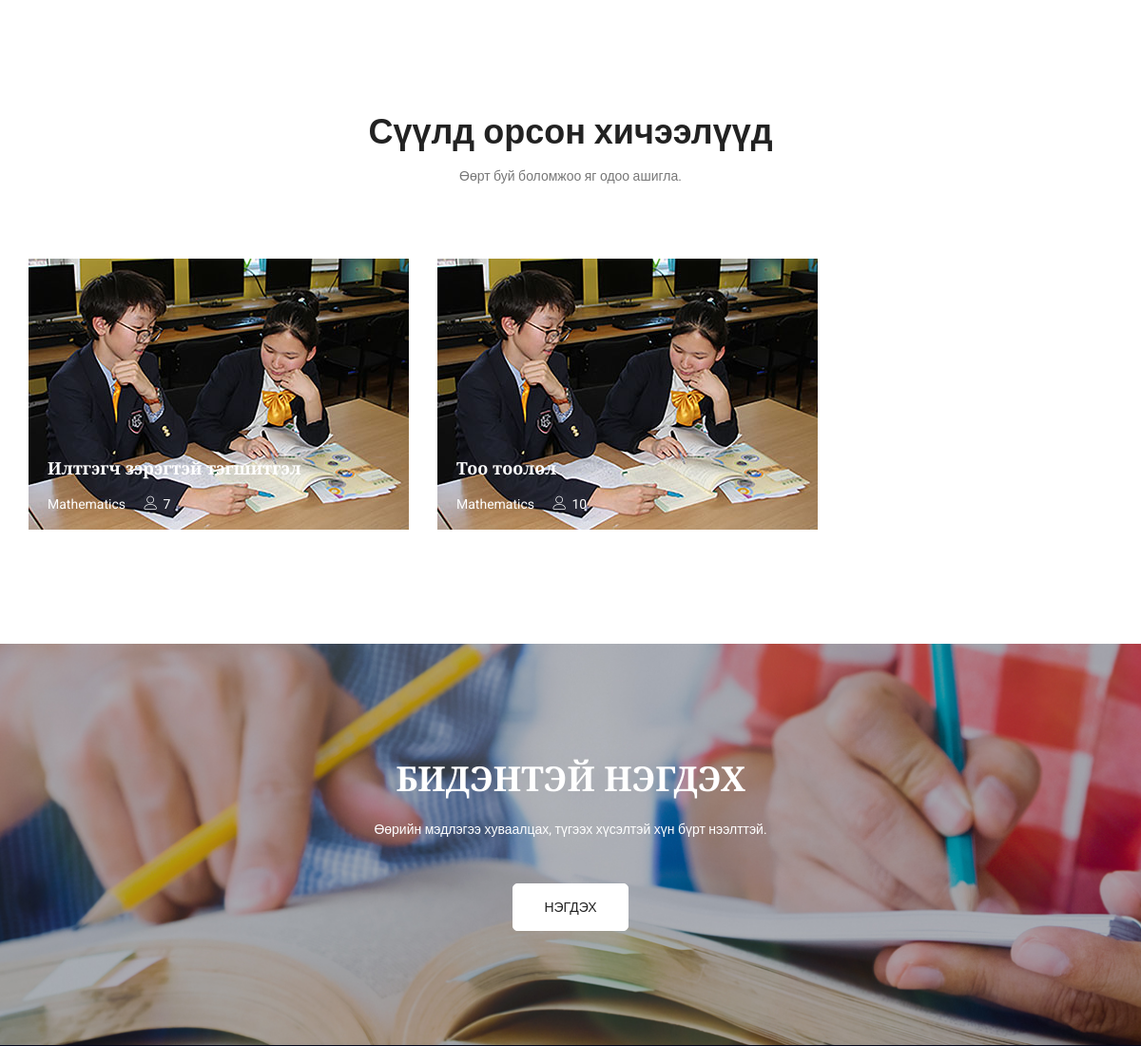
The app's page / (middle part), older data.
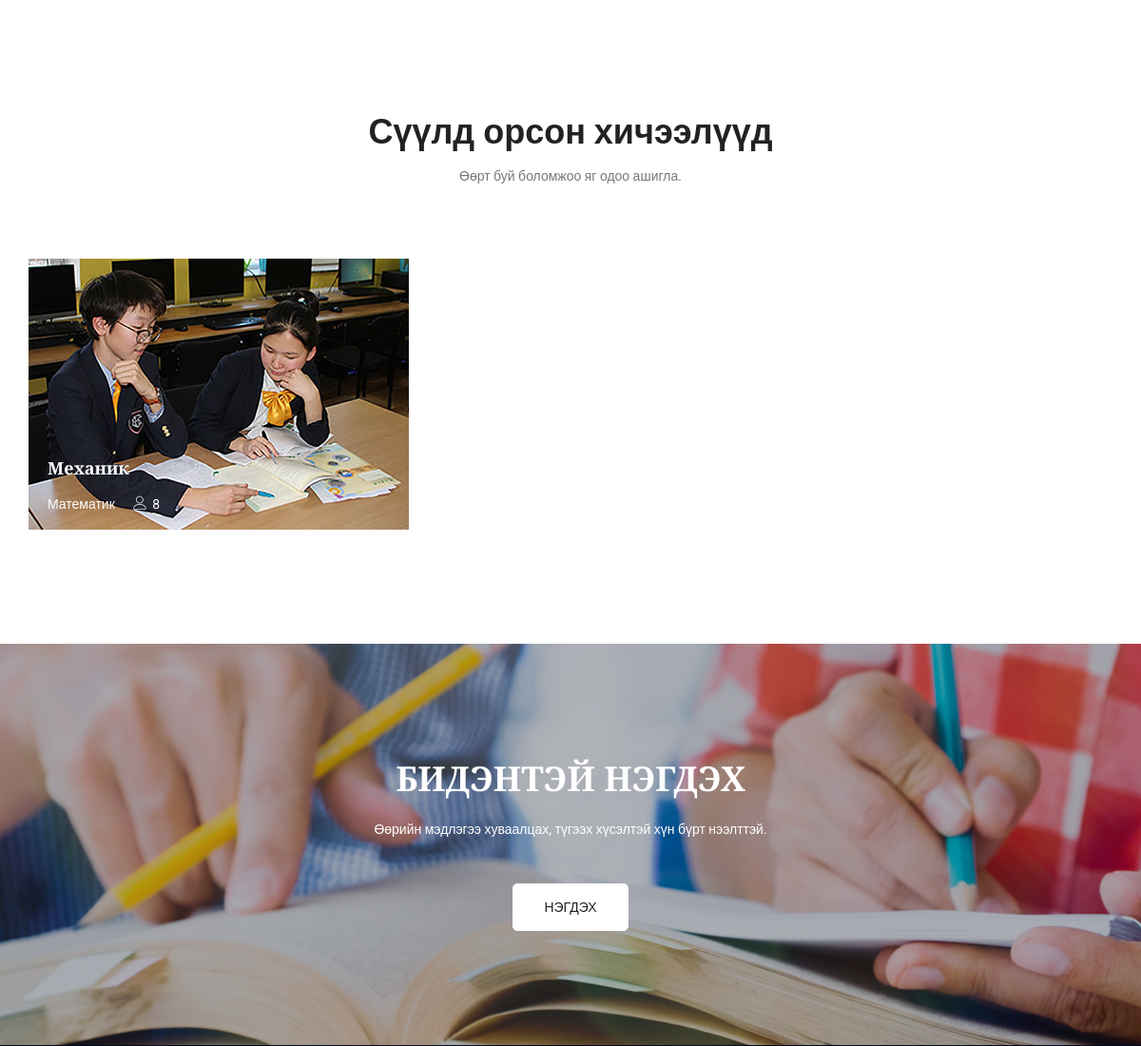
The same page, newer data.
### lesson/models.py (models this page shows, shortened)
class TimeStampedModel(models.Model):
    created_at = models.DateTimeField(auto_now_add=True, null=True)
    modified_at = models.DateTimeField(auto_now=True, null=True)
    active = models.BooleanField(u"Төлөв", default=True)
    class Meta:
        abstract = True

class Article(TimeStampedModel):
    title = models.CharField(u'Гарчиг', max_length=50)
    slug = models.SlugField(u"Хаяг", null=True, unique=True,
                            blank=True, allow_unicode=True)
    class_number = models.IntegerField(verbose_name='Анги', null=True)
    body = models.TextField(u'Хичээлийн текст', blank=True, null=True)
    cover = ImageField(u"Зураг", upload_to=cover_upload, null=True)
    subject = models.ForeignKey(Subject, on_delete=models.CASCADE, related_name='Subject')
    class Meta:
        verbose_name = u"Нийтлэл"
        verbose_name_plural = u"Нийтлэлүүд"
    def get_absolute_url(self):
        return reverse("lesson:articleDetails", kwargs={'slug': self.slug})

class Subject(TimeStampedModel):
    name = models.CharField(u'Хичээлийн нэр', max_length=50)
    slug = models.SlugField(u"Хаяг", null=True, unique=True,
                            blank=True, allow_unicode=True)
    description = models.TextField(u"Тайлбар", null=True, blank=True)
    class Meta:
        verbose_name = u"Хичээл"
        verbose_name_plural = u"Хичээлүүд"
    def __str__(self):
        return self.name
    def get_absolute_url(self):
        return reverse("lesson:subjectDetail", kwargs={'slug': self.slug})

### lesson/views.py (the view)
# urls.py: path('', LatestArticles.as_view(template_name='learnit/index.html'), name='latest_lessons'),
class LatestArticles(ListView):
    model = Article
    context_object_name = 'articles'
    def get_context_data(self, *args, **kwargs):
        context = super().get_context_data(**kwargs)
        context['subjects'] = Subject.objects.all()[:5]
        return context

### lesson/templates/learnit/index.html (shortened to what this page needs)
{% extends 'learnit/base.html' %}
{% block content %}
{% load static %}
        <section class="courses_area p_120">
        	<div class="container">
        		<div class="main_title">
        			<h2>Сүүлд орсон хичээлүүд</h2>
        			<p>Өөрт буй боломжоо яг одоо ашигла.</p>
        		</div>
        		<div class="row courses_inner">
        			<div class="col-lg-9">
						<div class="grid_inner">
							{% for article in articles %}
							<div class="grid_item wd55">
								<div class="courses_item">
									<img src="{% static 'content/img/courses/course-1.jpg' %}" alt="">
									<div class="hover_text">
										<a href="{{ article.get_absolute_url }}"><h4>{{ article.title }}</h4></a>
										<ul class="list">
											<li><a href="#">{{ article.subject }}</a></li>
											<li><a href="#"><i class="lnr lnr-user"></i>{{ article.class_number }}</a></li>
										</ul>
									</div>
								</div>
							</div>
							{% endfor %}
        		</div>
        	</div>
        </section>
        <section class="impress_area p_120">
        	<div class="container">
        		<div class="impress_inner text-center">
					<h2>БИДЭНТЭЙ НЭГДЭХ</h2>
					<p>Өөрийн мэдлэгээ хуваалцах, түгээх хүсэлтэй хүн бүрт нээлттэй.</p>
					<a class="main_btn2" href="#">НЭГДЭХ</a>
        		</div>
        	</div>
        </section>
{% endblock %}

### lesson/templates/learnit/base.html (shortened to what this page needs)
<!doctype html>{% load static %}
<html lang="mn">
    <head>
        <link rel="stylesheet" href="{% static 'content/css/bootstrap.css' %}">
        <link rel="stylesheet" href="{% static 'content/vendors/linericon/style.css' %}">
        <link rel="stylesheet" href="{% static 'content/css/font-awesome.min.css' %}">
        <link rel="stylesheet" href="{% static 'content/vendors/owl-carousel/owl.carousel.min.css' %}">
        <link rel="stylesheet" href="{% static 'content/vendors/lightbox/simpleLightbox.css' %}">
        <link rel="stylesheet" href="{% static 'content/vendors/animate-css/animate.css' %}">
        <link rel="stylesheet" href="{% static 'content/vendors/nice-select/css/nice-select.css' %}">
        <link rel="stylesheet" href="{% static 'content/vendors/popup/magnific-popup.css' %}">
        <link rel="stylesheet" href="{% static 'content/css/style.css' %}">
		<link rel="stylesheet" href="{% static 'content/css/responsive.css' %}">
    </head>
<body>
    {% block content %}
    {% endblock %}
</body>
</html>

Row changes from the older to the newer data that the page shows:
removed Article: title "Илтгэгч зэрэгтэй тэгшитгэл", subject "Mathematics", class_number "7"
removed Article: title "Тоо тоолол", subject "Mathematics", class_number "10"
added Article: title "Механик", subject "Математик", class_number "8"
